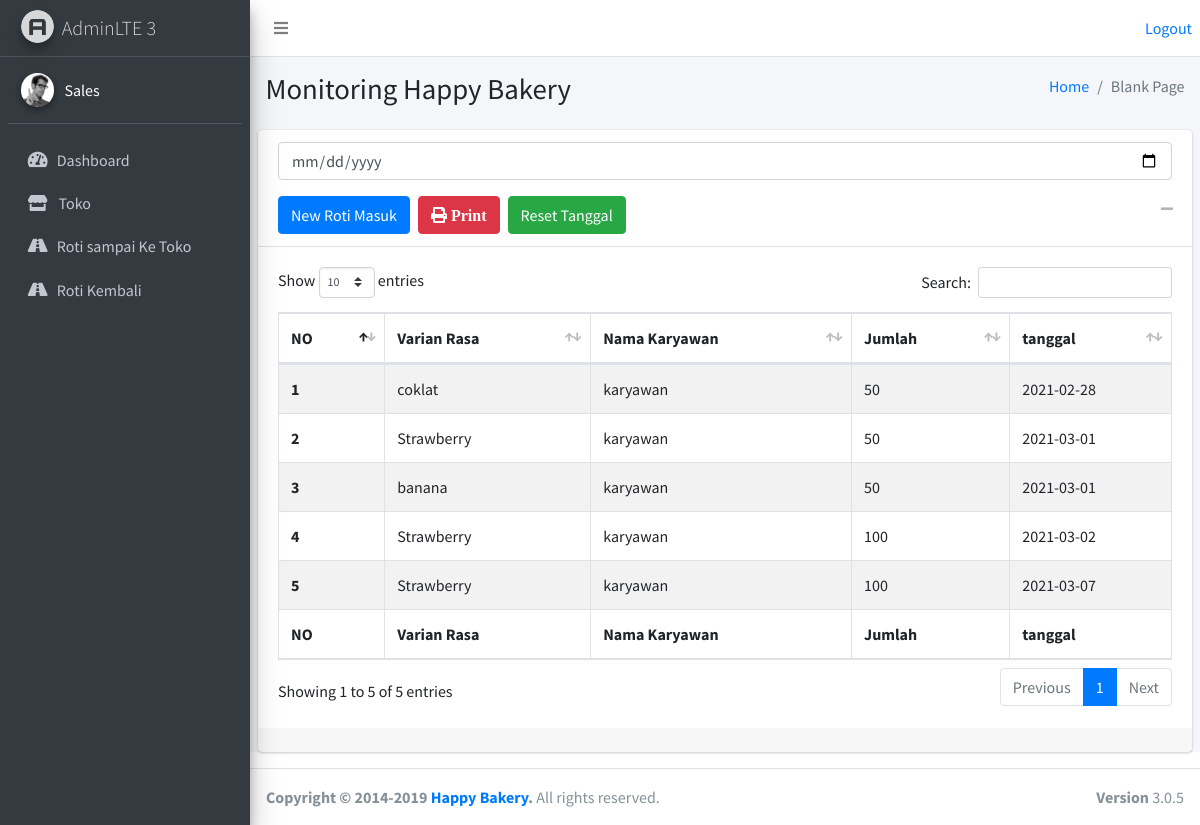
/roti_masuk/index.php (signed in), run on the app's committed database.
### tables this page shows
CREATE TABLE `roti_masuk` (
  `id` int(11) NOT NULL,
  `id_rasa` int(10) NOT NULL,
  `id_user` int(20) NOT NULL,
  `jumlah` int(10) NOT NULL,
  `tanggal` date NOT NULL
);

CREATE TABLE `varian_rasa` (
  `id_rasa` int(11) NOT NULL,
  `varian_rasa` varchar(20) NOT NULL
);

CREATE TABLE `karyawan` (
  `id_karyawan` int(11) NOT NULL,
  `nama_karyawan` varchar(20) NOT NULL,
  `username` varchar(20) NOT NULL,
  `alamat_karyawan` text NOT NULL
);

### roti_masuk/index.php (the view, shortened to what this page needs)
<?php
include '../layouts/header.php';
?>
<div class="content-wrapper">
    <section class="content-header">
        <div class="container-fluid">
            <div class="row mb-2">
                <div class="col-sm-6">
                    <h1>Monitoring Happy Bakery</h1>
                </div>
                <div class="col-sm-6">
                    <ol class="breadcrumb float-sm-right">
                        <li class="breadcrumb-item"><a href="/index.php">Home</a></li>
                        <li class="breadcrumb-item active">Blank Page</li>
                    </ol>
                </div>
            </div>
        </div>
    </section>
    <section class="content">
        <div class="card">
            <div class="card-header">
                <form action="session_tgl.php" method="post">
                    <div class="mb-3">
                        <?php
                        if (isset($_SESSION['tanggal_cek'])) {
                            $tgl = $_SESSION['tanggal_cek'];
                        } else {
                            $tgl = date('d-m-Y');
                        }
                        ?>
                        <input type="date" onchange="this.form.submit();" name="tanggal_cek" value="<?php echo $tgl; ?>" class="form-control">
                    </div>
                    <h3 class="card-title"><a href="draf.php" class="btn btn-primary">New Roti Masuk</a></h3>
                    <h3 class="card-title ml-2"><a href="../cetak/cetak_roti_masuk.php" target="_blank" class="btn btn-danger"><i class="fas fa-print">&nbsp;Print</i> </a></h3>
                </form>
                <h3 class="card-title ml-2"><a href="../cetak/destroy_roti.php?roti=roti_masuk" class=" btn btn-success">Reset Tanggal</a></a></h3>
                <div class="card-tools">
                    <button type="button" class="btn btn-tool" data-card-widget="collapse" data-toggle="tooltip" title="Collapse">
                        <i class="fas fa-minus"></i></button>
                </div>
            </div>
            <div class="card-body">
                <table id="example1" class="table table-bordered table-striped">
                    <thead>
                        <tr>
                            <th scope="col">NO</th>
                            <th scope="col">Varian Rasa</th>
                            <th scope="col">Nama Karyawan</th>
                            <th scope="col">Jumlah</th>
                            <th scope="col">tanggal</th>
                        </tr>
                    </thead>
                    <tbody>
                        <?php
                        if (isset($_SESSION['tanggal_cek'])) {
                            $tgl = $_SESSION['tanggal_cek'];
                            $query = mysqli_query($koneksi, "SELECT * FROM roti_masuk INNER JOIN varian_rasa ON roti_masuk.id_rasa = varian_rasa.id_rasa INNER JOIN user ON roti_masuk.id_user = user.id INNER JOIN karyawan ON roti_masuk.id_user = user.id where tanggal = '$tgl' ") or die(mysqli_error($koneksi));
                        } else {
                            $query = mysqli_query($koneksi, "SELECT * FROM roti_masuk INNER JOIN varian_rasa ON roti_masuk.id_rasa = varian_rasa.id_rasa INNER JOIN user ON roti_masuk.id_user = user.id INNER JOIN karyawan ON roti_masuk.id_user = user.id ORDER BY tanggal ASC ") or die(mysqli_error($koneksi));
                        }
                        $no = 1;
                        while ($t = mysqli_fetch_array($query)) {
                        ?>
                            <tr>
                                <th scope="row"><?php echo $no++; ?></th>
                                <td><?php echo $t['varian_rasa'] ?></td>
                                <td><?php echo $t['nama_karyawan'] ?></td>
                                <td><?php echo $t['jumlah'] ?></td>
                                <td><?php echo $t['tanggal'] ?></td>
                            </tr>
                        <?php } ?>
                    </tbody>
                    <tfoot>
                        <tr>
                            <th scope="col">NO</th>
                            <th scope="col">Varian Rasa</th>
                            <th scope="col">Nama Karyawan</th>
                            <th scope="col">Jumlah</th>
                            <th scope="col">tanggal</th>
                        </tr>
                    </tfoot>
                </table>
            </div>
            <div class="card-footer">
            </div>
        </div>
    </section>
</div>
<?php
include '../layouts/footer.php';
?>

### data on the page
roti_masuk: id_rasa.varian_rasa "coklat", karyawan.nama_karyawan "karyawan", jumlah "50", tanggal "2021-02-28"
roti_masuk: id_rasa.varian_rasa "Strawberry", karyawan.nama_karyawan "karyawan", jumlah "50", tanggal "2021-03-01"
roti_masuk: id_rasa.varian_rasa "banana", karyawan.nama_karyawan "karyawan", jumlah "50", tanggal "2021-03-01"
roti_masuk: id_rasa.varian_rasa "Strawberry", karyawan.nama_karyawan "karyawan", jumlah "100", tanggal "2021-03-02"
roti_masuk: id_rasa.varian_rasa "Strawberry", karyawan.nama_karyawan "karyawan", jumlah "100", tanggal "2021-03-07"

### other printed values
$nama "Sales"
